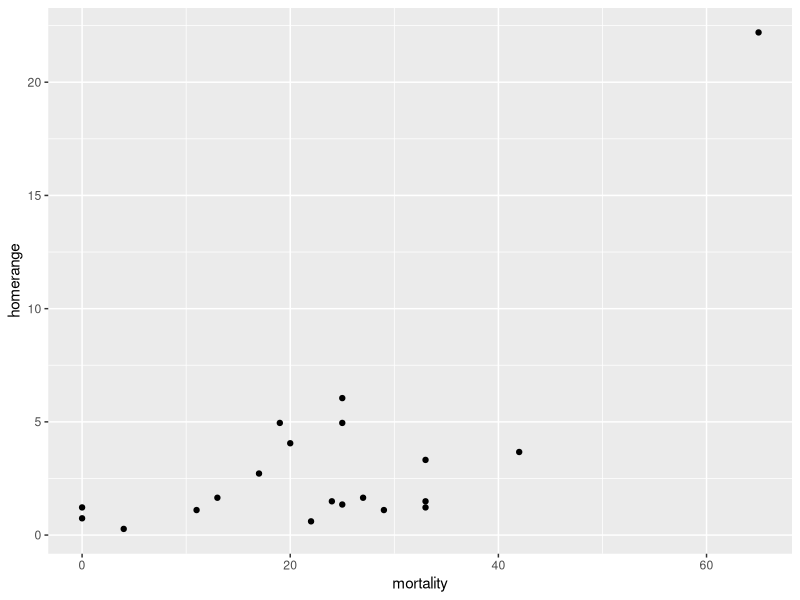
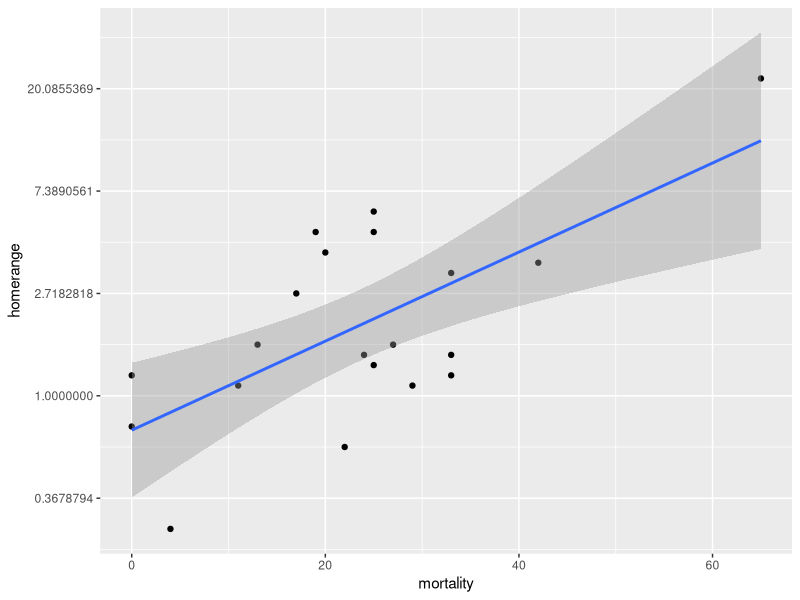
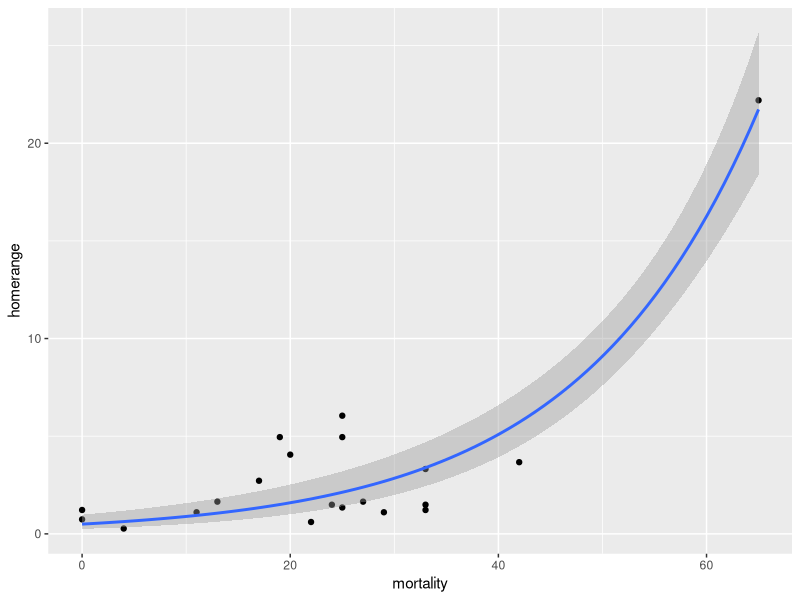
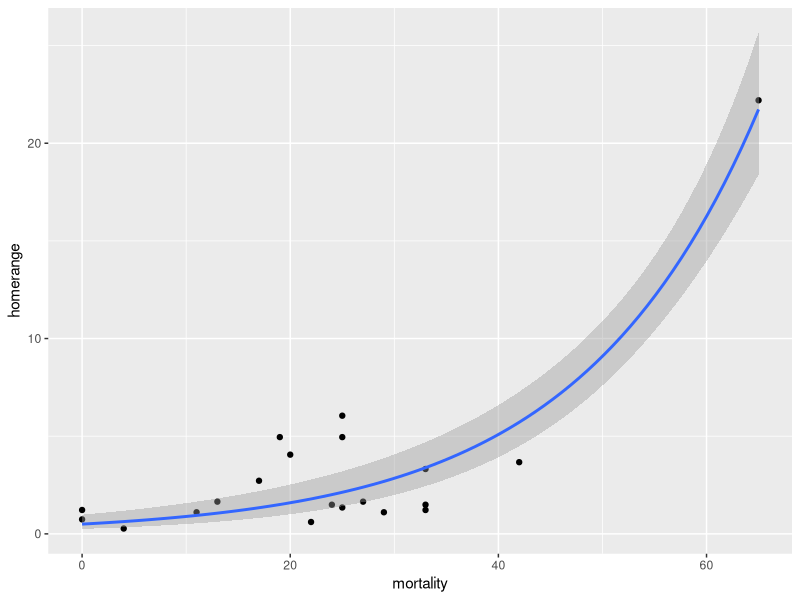
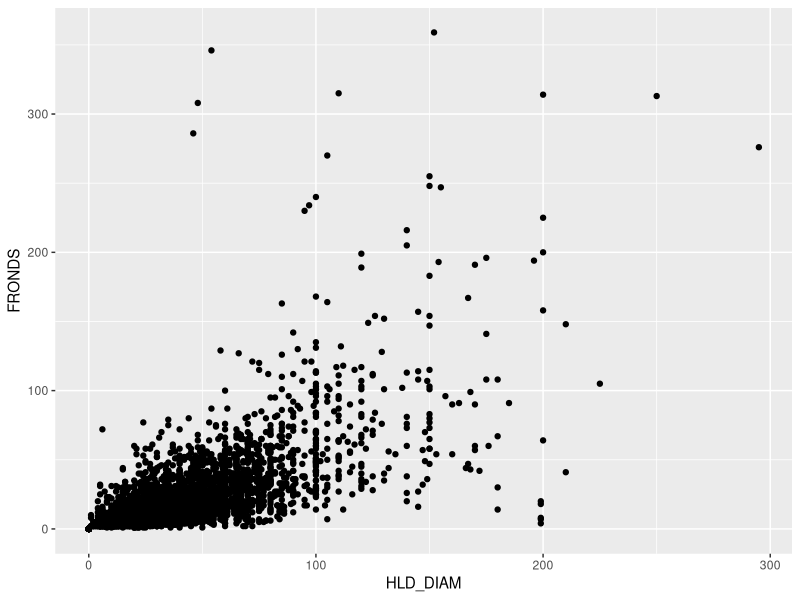

The R script that drew these images, in order:
## ---- chunk 1
knitr::opts_chunk$set(echo = FALSE)
## ---- chunk 2
library(dplyr)
library(ggplot2)
library(car)
zoo <- read.csv("./glm/17q02ZooMortality Clubb and Mason 2003 replica.csv")
home <- ggplot(zoo, aes(x=mortality, y=homerange)) + geom_point()
home
## ---- chunk 3
home +
  scale_y_continuous(trans="log") +
  stat_smooth(method="lm") 
## ---- chunk 4
home +
  stat_smooth(method="glm", method.args=list(family=gaussian(link="log")))
## ---- chunk 5
zoo_mod <- glm(homerange ~ mortality, data=zoo,
               family=gaussian(link="log"))
## ---- chunk 6
library(car)
Anova(zoo_mod)
## ---- chunk 7
home +
  stat_smooth(method="glm", 
              method.args=list(family=gaussian(link="log")))
## ---- chunk 8
kelp <- read.csv("./glm/giant_kelp_all_years_20110921_clean.csv")
kelp_plot <- ggplot(kelp, aes(x=HLD_DIAM, y=FRONDS)) +
  geom_point()
kelp_plot
## ---- chunk 9
kelp_mod <- glm(FRONDS ~ HLD_DIAM, data=kelp,
               family=poisson(link="log"))
